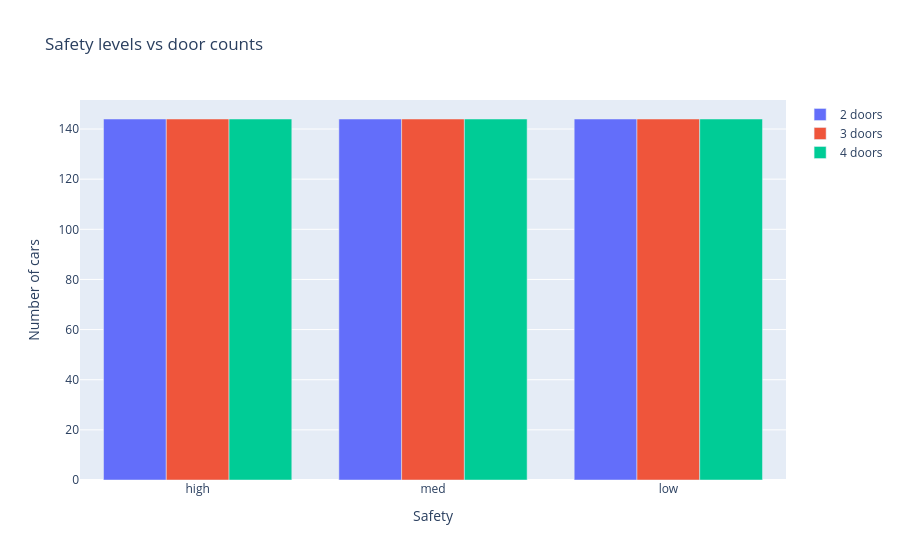

Notebook code cell kept with this figure:
### Markdown cell above
# 2. Wykres słupkowy
Na wykresie słupkowym pokaż ile jest samochodów 2, 3 i 4 drzwiowych w różnych klasach
bezpieczeństwa

### Code cell
import polars as pl
import plotly.graph_objects as go
cars_eval = pl.from_pandas(car_eval_whole)
two_door = cars_eval.filter(pl.col("doors")=="2").group_by("safety").agg(pl.len())
three_door = cars_eval.filter(pl.col("doors")=="3").group_by("safety").agg(pl.len())
four_door = cars_eval.filter(pl.col("doors")=="4").group_by("safety").agg(pl.len())

fig = go.Figure()

fig.add_trace(go.Bar(x=two_door["safety"],y=two_door["len"],name="2 doors"))
fig.add_trace(go.Bar(x=three_door["safety"],y=three_door["len"],name="3 doors"))
fig.add_trace(go.Bar(x=four_door["safety"],y=four_door["len"],name="4 doors"))
fig.update_layout(
    title = "Safety levels vs door counts",
    xaxis_title = "Safety",
    yaxis_title="Number of cars",
    xaxis = dict(
        categoryorder='array',
        categoryarray=['high','med','low']
    )
)

### Figure 1 — Plotly figure (JSON) as saved in the notebook; plotly's stock layout.template omitted (floating-point values rounded to 4 significant figures)
{"data": [{"name": "2 doors", "type": "bar", "x": ["med", "high", "low"], "y": [144, 144, 144]}, {"name": "3 doors", "type": "bar", "x": ["high", "med", "low"], "y": [144, 144, 144]}, {"name": "4 doors", "type": "bar", "x": ["med", "high", "low"], "y": [144, 144, 144]}], "layout": {"title": {"text": "Safety levels vs door counts"}, "xaxis": {"categoryarray": ["high", "med", "low"], "categoryorder": "array", "title": {"text": "Safety"}}, "yaxis": {"title": {"text": "Number of cars"}}}}
